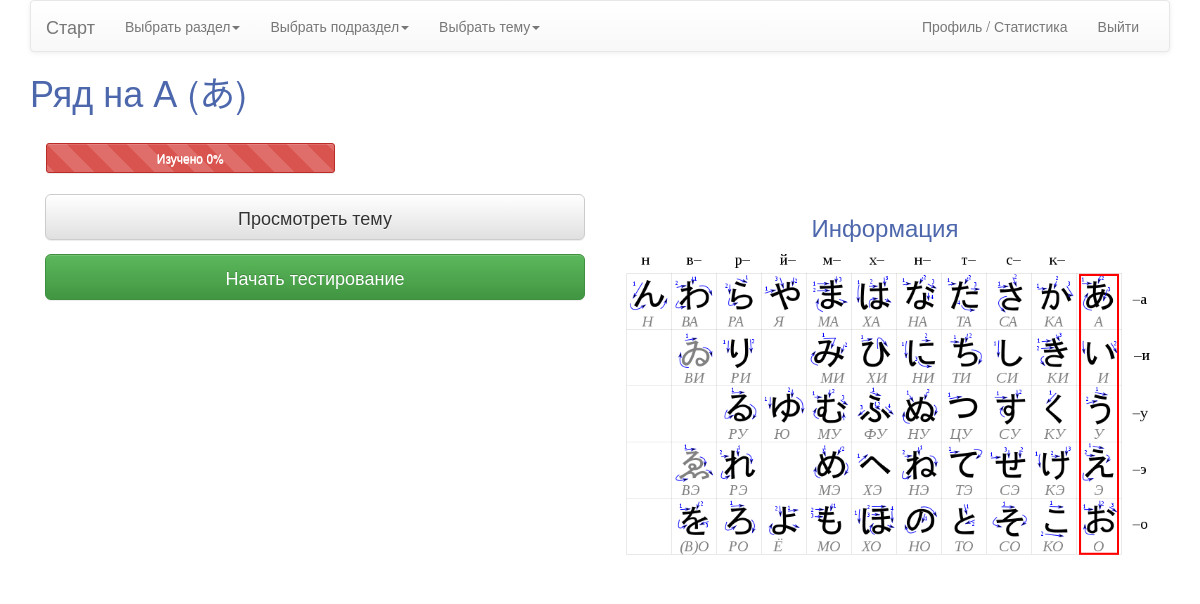
Screenshot of /blog/hiragana-a/theme/ (signed in) with the database file from the repository.
### blog/models.py (models this page shows, shortened)
class Theme(models.Model):
    unit = models.ForeignKey(Post, on_delete=models.CASCADE)
    inner_unit = models.ForeignKey(Unit, on_delete=models.CASCADE)
    slug = models.SlugField(unique=True)
    theme_title = models.CharField('Тема', max_length=350)
    extra_title = models.CharField('Расширенное название', blank=True, null=True, max_length=350)
    image = models.ImageField('Изображение', upload_to=upload_location,
                              null=True,
                              blank=True)
    timestamp = models.DateTimeField(auto_now=False, auto_now_add=True)
    updated = models.DateTimeField(auto_now=True, auto_now_add=False)
    objects = AppManager()
    def get_absolute_url(self):
        return reverse("blog:theme", kwargs={"slug": self.slug})
    def get_view_url(self):
        return reverse("blog:lookup", kwargs={"slug": self.slug})
    def get_test_url(self):
        return reverse("blog:test", kwargs={"slug": self.slug})
    class Meta:
        ordering = ["timestamp"]

class Help(models.Model):
    theme = models.ForeignKey(Theme, null=True, blank=True, on_delete=models.CASCADE)
    inner_unit = models.ForeignKey(Unit, null=True, blank=True, on_delete=models.CASCADE)
    slug = models.SlugField(unique=True)
    title = models.CharField('Заголовок', max_length=350)
    image = models.ImageField('Изображение', upload_to=upload_location,
                              null=True,
                              blank=True)
    content = models.TextField('Содержание', null=True, blank=True)
    objects = AppManager()

### blog/views.py (the view)
# urls.py: url(r'^(?P<slug>[\w-]+)/theme/$', "blog.views.theme_detail", name='theme'),
def theme_detail(request, slug=None):
    instance = get_object_or_404(Theme, slug=slug)
    tasks = Task.objects.filter(
        tagtask__tag__id=instance.id,
        usertask__user=request.user).annotate(
        percent=(
            F('usertask__count_true') / F('usertask__count_all'))
    ).values_list(
        'percent', flat=True
    )
    percent = list(tasks)
    if percent == None:
        percent = [0]
    if percent == [None]:
        percent = [0]
    ca = len(percent)
    c_m_05 = 0
    c_l_05 = 0
    for i in range(ca):
        if percent[i] >= 0.5:
            c_m_05 += 1
        else:
            c_l_05 += 1
    ca = Task.objects.filter(
        tagtask__tag__id=instance.id)
    ca = len(ca)
    progress_percent = 0
    if (ca == 0):
        progress_percent = 0
    else:
        progress_percent = round(((c_m_05 / ca) + (c_l_05 / (2 * ca))) * 100, 1)
    help_object = Help.objects.filter(theme__id=instance.id)
    previous = Unit.objects.filter(type__id=instance.unit_id)
    main = Post.objects.all()
    theme_list = Theme.objects.filter(inner_unit_id=instance.inner_unit_id)
    context = {
        "title": instance.theme_title,
        "instance": instance,
        "help_object": help_object,
        "previous": previous,
        "main": main,
        "theme_list": theme_list,
        "total_progress": progress_percent,
    }
    return render(request, "theme_detail.html", context)

### blog/models.py (called while the page is built)
    def get_absolute_url(self):
        return reverse("blog:main_unit", kwargs={"slug": self.slug})

    def get_absolute_url(self):
        return reverse("blog:unit", kwargs={"slug": self.slug})

### blog/templates/theme_detail.html (shortened to what this page needs)
{% extends "base.html" %}
{% load urlify %}
{% load crispy_forms_tags %}
{% block post_detail_link %}
<a href="#" class="dropdown-toggle" data-toggle="dropdown" role="button" aria-haspopup="true" aria-expanded="false">Выбрать раздел<span class="caret"></span></a>
{% endblock %}
{% block unit_detail_link %}
<a href="#" class="dropdown-toggle" data-toggle="dropdown" role="button" aria-haspopup="true" aria-expanded="false">Выбрать подраздел<span class="caret"></span></a>
{% endblock %}
{% block theme_detail_link %}
<a href="#" class="dropdown-toggle" data-toggle="dropdown" role="button" aria-haspopup="true" aria-expanded="false">Выбрать тему<span class="caret"></span></a>
{% endblock %}
{% block user_stat_link %}
{% if request.user.is_authenticated and not request.user.is_superuser %}
<li><a href='{% url "blog:profile" %}'>Профиль / Статистика</a></li>
<li><a href='{% url "logout" %}'>Выйти</a></li>
{% endif %}
{% endblock %}
{% block content %}
<div align="left"><h1> {{ title }}</h1></div>
{% if request.user.is_authenticated and not request.user.is_superuser%}
<div class='col-lg-12'>
  <div id="Main">
	     <div class="progress-bar-striped" name="poll_bar">Изучено <span name="poll_val"> {{ total_progress }}% </span></div><br/>
      </div></br>
        </div>
<div class="column">
    <div class="col-sm-6">
        <form action='{{ instance.get_view_url }}'>
        <input type="submit" class="btn btn-default btn-lg btn-block" value="Просмотреть тему">
            </input></form>
         <form action='{{ instance.get_test_url }}'>
        <input type="submit" class="btn btn-success btn-lg btn-block" value="Начать тестирование">
            </input></form>
    </div>
</div>
{% endif %}
    {% for object in help_object %}
    <div class="column">
        <div class="col-sm-6">
            {% if object.image and not object.content %}
            <h3 align="center">
                Информация
                <img src='{{ object.image.url }}' class='img-responsive'/>
            </h3>
            {% endif %}
        </div>
    </div>
    {% endfor %}
{% endblock content %}

### blog/static/css/base.css (style rules this page uses)
h1 { color: #4d67ac; }
.column { vertical-align: middle; }
h3 { color: #4d67ac; }

### rows the page displays
Theme: theme_title "Ряд на А (あ)"
Help: image (picture)

### other values shown
{{ total_progress }} "0"
